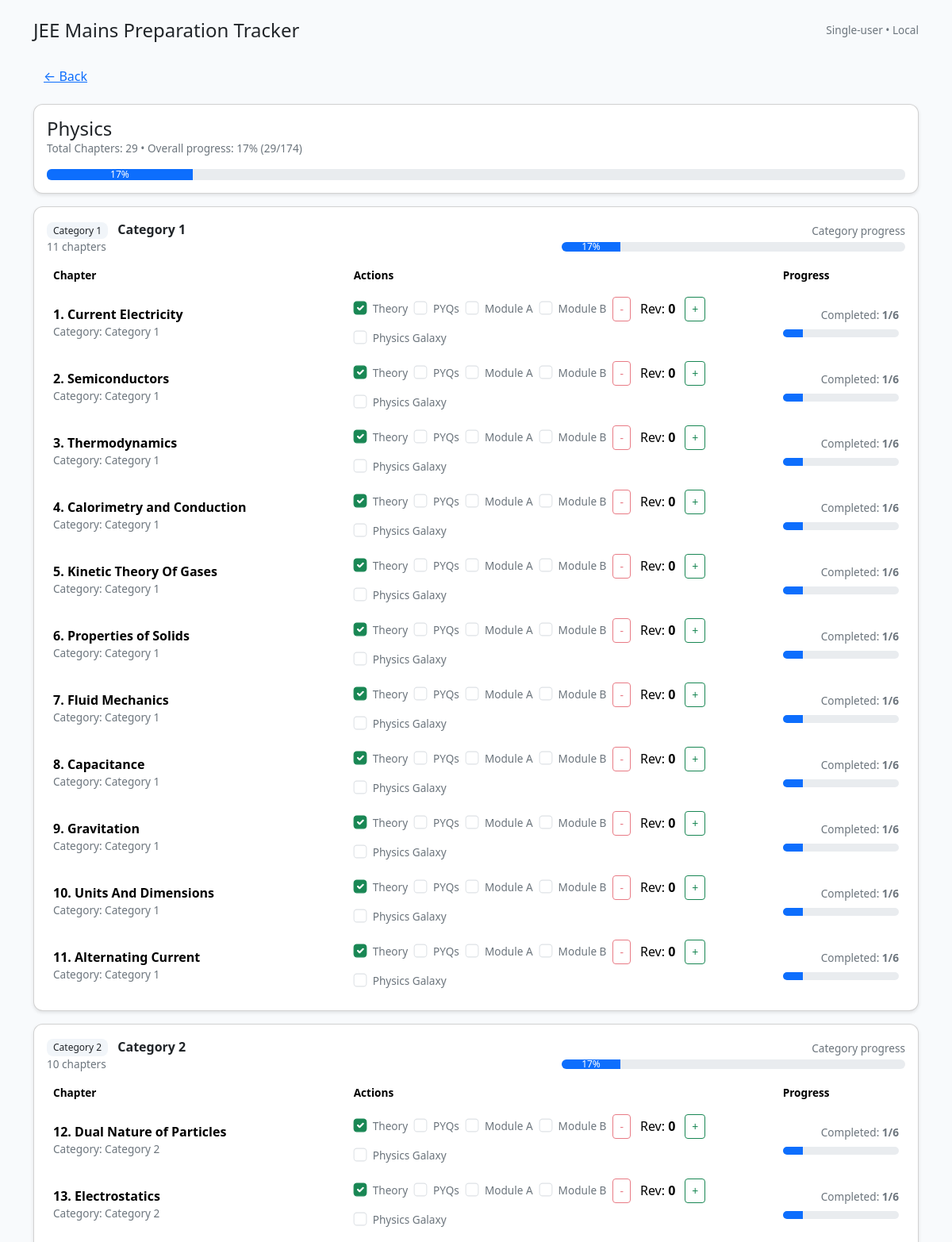
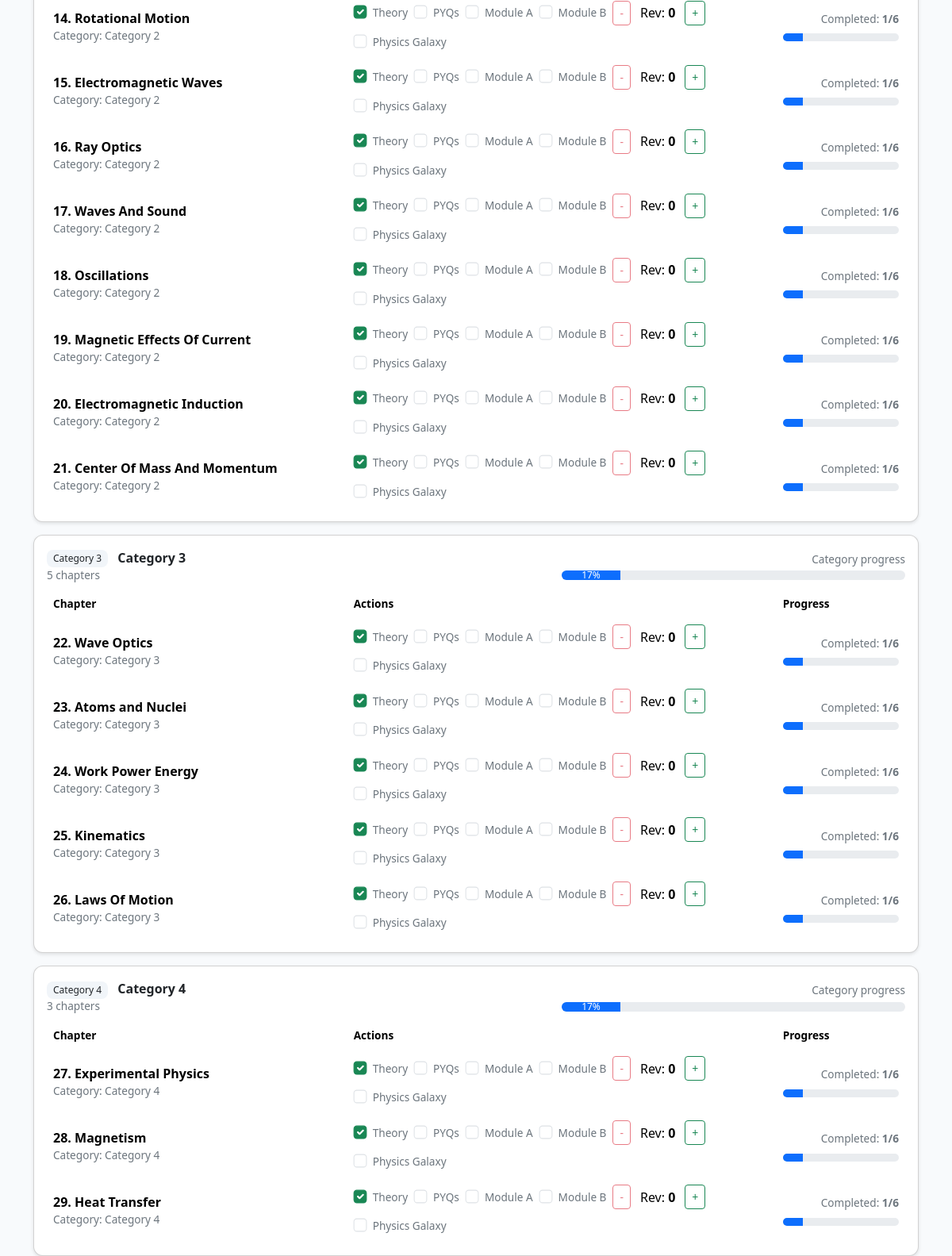
The page /subject/Physics on the database its author committed (2 pictures, top to bottom).
### app.py (models this page shows)
class Chapter(db.Model):
    id = db.Column(db.Integer, primary_key=True)
    subject = db.Column(db.String(50), nullable=False)  # Physics / Mathematics / Chemistry
    category = db.Column(db.String(50), nullable=False) # Category 1..4
    index_in_list = db.Column(db.Integer, nullable=False)
    title = db.Column(db.String(300), nullable=False)
    theory = db.Column(db.Boolean, default=False)
    revision_count = db.Column(db.Integer, default=0)
    pyqs = db.Column(db.Boolean, default=False)
    module_a = db.Column(db.Boolean, default=False)
    module_b = db.Column(db.Boolean, default=False)
    physics_galaxy = db.Column(db.Boolean, default=False)
    cengage = db.Column(db.Boolean, default=False)
    def progress_count(self):
        count = sum([
            self.theory,
            self.pyqs,
            self.module_a,
            self.module_b,
            self.revision_count > 0  # At least one revision
        ])
        if self.subject == "Physics":
            count += sum([self.physics_galaxy])
        elif self.subject == "Mathematics":
            count += sum([self.cengage])
        return count
    def max_possible_progress(self):
        base_max = 5  # theory, pyqs, module_a, module_b, revision_count
        if self.subject == "Physics":
            return base_max + 1  # physics_galaxy
        elif self.subject == "Mathematics":
            return base_max + 1  # cengage
        return base_max

### app.py (the view)
@app.route('/subject/<name>')
def subject_view(name):
    chapters = Chapter.query.filter_by(subject=name).order_by(Chapter.category, Chapter.index_in_list).all()
    categories = {}
    for c in chapters:
        categories.setdefault(c.category, []).append(c)
    cat_progress = {}
    for cat, chs in categories.items():
        max_marks = sum(c.max_possible_progress() for c in chs)
        marked = sum(c.progress_count() for c in chs)
        percent = round((marked/max_marks)*100) if max_marks > 0 else 0
        cat_progress[cat] = percent
    subj = subject_stats(name)
    return render_template('subject.html', subject=name, categories=categories, cat_progress=cat_progress, subj=subj)

### app.py (called while the page is built)
@app.before_request
def before_first():
    if not hasattr(app, 'db_initialized'):
        init_db()
        app.db_initialized = True

def subject_stats(subject):
    chapters = Chapter.query.filter_by(subject=subject).order_by(Chapter.category, Chapter.index_in_list).all()
    total = len(chapters)
    if total == 0:
        return {"total":0, "completed":0, "percent":0}
    max_marks_possible = sum(c.max_possible_progress() for c in chapters)
    marked = sum(c.progress_count() for c in chapters)
    percent = round((marked/max_marks_possible)*100) if max_marks_possible > 0 else 0
    subject_books = SubjectBooks.query.filter_by(subject=subject).first()
    return {
        "total": total,
        "percent": percent,
        "chapters": chapters,
        "marked": marked,
        "max_possible": max_marks_possible,
        "subject_books": subject_books
    }

### templates/subject.html (shortened to what this page needs)
{% extends "layout.html" %}
{% block body %}
<a href="{{ url_for('index') }}" class="btn btn-link mb-3">&larr; Back</a>
<div class="card p-3 mb-3">
  <div class="d-flex align-items-center justify-content-between">
    <div>
      <h4 class="mb-0">{{ subject }}</h4>
      <div class="small-muted">Total Chapters: {{ subj.total }} • Overall progress: {{ subj.percent }}% ({{ subj.marked }}/{{ subj.max_possible }})</div>
    </div>
  </div>
  <div class="mt-3">
    <div class="progress" style="height:14px;">
      <div class="progress-bar" id="subject-progress" role="progressbar" style="width: {{ subj.percent }}%">{{ subj.percent }}%</div>
    </div>
  </div>
</div>
<div class="row g-3">
  {% for cat, chs in categories.items() %}
  <div class="col-12">
    <div class="card p-3">
      <div class="d-flex align-items-center justify-content-between mb-2">
        <div>
          <span class="tag-cat">{{ cat }}</span>
          <strong class="ms-2">{{ cat }}</strong>
          <div class="small-muted">{{ chs|length }} chapters</div>
        </div>
        <div style="width:40%;">
          <div class="small-muted mb-1 text-end">Category progress</div>
          <div class="progress" style="height:12px;">
            <div class="progress-bar cat-progress" id="cat-{{ cat }}" style="width: {{ cat_progress[cat] }}%">{{ cat_progress[cat] }}%</div>
          </div>
        </div>
      </div>
      <div class="table-responsive">
        <table class="table table-borderless align-middle mb-0">
          <thead>
            <tr class="small-muted">
              <th style="width:35%;">Chapter</th>
              <th style="width:50%;">Actions</th>
              <th style="width:15%;">Progress</th>
            </tr>
          </thead>
          <tbody>
            {% for ch in chs %}
            <tr class="chapter-row">
              <td>
                <div><strong>{{ ch.index_in_list }}. {{ ch.title }}</strong></div>
                <div class="small-muted">Category: {{ ch.category }}</div>
              </td>
              <td>
                <div class="d-flex flex-wrap gap-2 align-items-center">
                  <div class="form-check">
                    <input class="form-check-input check-small chapter-checkbox" type="checkbox" id="c_{{ ch.id }}_theory" {% if ch.theory %}checked{% endif %} data-id="{{ ch.id }}" data-field="theory">
                    <label class="form-check-label small-muted" for="c_{{ ch.id }}_theory">Theory</label>
                  </div>
                  <div class="form-check">
                    <input class="form-check-input check-small chapter-checkbox" type="checkbox" id="c_{{ ch.id }}_pyqs" {% if ch.pyqs %}checked{% endif %} data-id="{{ ch.id }}" data-field="pyqs">
                    <label class="form-check-label small-muted" for="c_{{ ch.id }}_pyqs">PYQs</label>
                  </div>
                  <div class="form-check">
                    <input class="form-check-input check-small chapter-checkbox" type="checkbox" id="c_{{ ch.id }}_module_a" {% if ch.module_a %}checked{% endif %} data-id="{{ ch.id }}" data-field="module_a">
                    <label class="form-check-label small-muted" for="c_{{ ch.id }}_module_a">Module A</label>
                  </div>
                  <div class="form-check">
                    <input class="form-check-input check-small chapter-checkbox" type="checkbox" id="c_{{ ch.id }}_module_b" {% if ch.module_b %}checked{% endif %} data-id="{{ ch.id }}" data-field="module_b">
                    <label class="form-check-label small-muted" for="c_{{ ch.id }}_module_b">Module B</label>
                  </div>
                  <div class="d-flex align-items-center gap-1">
                    <button class="btn btn-sm btn-outline-danger revision-btn" data-id="{{ ch.id }}" data-action="decrement" {% if ch.revision_count == 0 %}disabled{% endif %}>-</button>
                    <span class="mx-2" title="Revision Count">Rev: <strong id="revision_{{ ch.id }}">{{ ch.revision_count }}</strong></span>
                    <button class="btn btn-sm btn-outline-success revision-btn" data-id="{{ ch.id }}" data-action="increment">+</button>
                  </div>
                  {% if subject == "Physics" %}
                  <div class="form-check">
                    <input class="form-check-input check-small chapter-checkbox" type="checkbox" id="c_{{ ch.id }}_physics_galaxy" {% if ch.physics_galaxy %}checked{% endif %} data-id="{{ ch.id }}" data-field="physics_galaxy">
                    <label class="form-check-label small-muted" for="c_{{ ch.id }}_physics_galaxy">Physics Galaxy</label>
                  </div>
                  {% endif %}
                </div>
              </td>
              <td>
                <div class="small-muted text-end mb-2">Completed: <strong id="chapprog-{{ ch.id }}">{{ ch.progress_count() }}/{{ ch.max_possible_progress() }}</strong></div>
                <div class="progress" style="height:10px;">
                  <div class="progress-bar" id="chapbar-{{ ch.id }}" style="width: {{ (ch.progress_count()/ch.max_possible_progress()*100)|round(0) }}%"></div>
                </div>
              </td>
            </tr>
            {% endfor %}
          </tbody>
        </table>
      </div>
    </div>
  </div>
  {% endfor %}
</div>
{% endblock %}

### templates/layout.html (shortened to what this page needs)
<!doctype html>
<html lang="en">
  <head>
    <link href="https://cdn.jsdelivr.net/npm/bootstrap@5.3.2/dist/css/bootstrap.min.css" rel="stylesheet">
  </head>
  <body>
    <div class="container">
      <header class="mb-4">
        <div class="d-flex align-items-center justify-content-between">
          <h1 class="h4 mb-0">JEE Mains Preparation Tracker</h1>
          <div class="small-muted">Single-user • Local</div>
        </div>
      </header>
      {% block body %}{% endblock %}
    </div>
  </body>
</html>

### templates/layout.html (style rules this page uses)
body { padding-top: 1.5rem; background: #f8fafc; }
.card { border-radius: 12px; box-shadow: 0 2px 4px rgba(0,0,0,0.1); }
.small-muted { font-size: .85rem; color: #6c757d; }
.chapter-row { transition: background .15s; }
.check-small { transform: scale(1.05); }
.tag-cat { font-size:.75rem; padding:.15rem .5rem; border-radius: .5rem; background:#f1f5f9 }
.form-check-input:checked { background-color: #198754; border-color: #198754; }
.progress-bar { transition: width 0.3s ease; }

### rows shown on the page
Chapter: category "Category 1", chs "11", category "17", index_in_list "1", title "Current Electricity", theory "☑", revision_count "0", progress_count "1", max_possible_progress "6"
Chapter: index_in_list "2", title "Semiconductors", category "Category 1", theory "☑", revision_count "0", progress_count "1", max_possible_progress "6"
Chapter: index_in_list "3", title "Thermodynamics", category "Category 1", theory "☑", revision_count "0", progress_count "1", max_possible_progress "6"
Chapter: index_in_list "4", title "Calorimetry and Conduction", category "Category 1", theory "☑", revision_count "0", progress_count "1", max_possible_progress "6"
Chapter: index_in_list "5", title "Kinetic Theory Of Gases", category "Category 1", theory "☑", revision_count "0", progress_count "1", max_possible_progress "6"
Chapter: index_in_list "6", title "Properties of Solids", category "Category 1", theory "☑", revision_count "0", progress_count "1", max_possible_progress "6"
Chapter: index_in_list "7", title "Fluid Mechanics", category "Category 1", theory "☑", revision_count "0", progress_count "1", max_possible_progress "6"
Chapter: index_in_list "8", title "Capacitance", category "Category 1", theory "☑", revision_count "0", progress_count "1", max_possible_progress "6"
Chapter: index_in_list "9", title "Gravitation", category "Category 1", theory "☑", revision_count "0", progress_count "1", max_possible_progress "6"
Chapter: index_in_list "10", title "Units And Dimensions", category "Category 1", theory "☑", revision_count "0", progress_count "1", max_possible_progress "6"
Chapter: index_in_list "11", title "Alternating Current", category "Category 1", theory "☑", revision_count "0", progress_count "1", max_possible_progress "6"
Chapter: category "Category 2", chs "10", category "17", index_in_list "12", title "Dual Nature of Particles", theory "☑", revision_count "0", progress_count "1", max_possible_progress "6"
Chapter: index_in_list "13", title "Electrostatics", category "Category 2", theory "☑", revision_count "0", progress_count "1", max_possible_progress "6"
Chapter: index_in_list "14", title "Rotational Motion", category "Category 2", theory "☑", revision_count "0", progress_count "1", max_possible_progress "6"
Chapter: index_in_list "15", title "Electromagnetic Waves", category "Category 2", theory "☑", revision_count "0", progress_count "1", max_possible_progress "6"
Chapter: index_in_list "16", title "Ray Optics", category "Category 2", theory "☑", revision_count "0", progress_count "1", max_possible_progress "6"
Chapter: index_in_list "17", title "Waves And Sound", category "Category 2", theory "☑", revision_count "0", progress_count "1", max_possible_progress "6"
Chapter: index_in_list "18", title "Oscillations", category "Category 2", theory "☑", revision_count "0", progress_count "1", max_possible_progress "6"
Chapter: index_in_list "19", title "Magnetic Effects Of Current", category "Category 2", theory "☑", revision_count "0", progress_count "1", max_possible_progress "6"
Chapter: index_in_list "20", title "Electromagnetic Induction", category "Category 2", theory "☑", revision_count "0", progress_count "1", max_possible_progress "6"
Chapter: index_in_list "21", title "Center Of Mass And Momentum", category "Category 2", theory "☑", revision_count "0", progress_count "1", max_possible_progress "6"
Chapter: category "Category 3", chs "5", category "17", index_in_list "22", title "Wave Optics", theory "☑", revision_count "0", progress_count "1", max_possible_progress "6"
Chapter: index_in_list "23", title "Atoms and Nuclei", category "Category 3", theory "☑", revision_count "0", progress_count "1", max_possible_progress "6"
Chapter: index_in_list "24", title "Work Power Energy", category "Category 3", theory "☑", revision_count "0", progress_count "1", max_possible_progress "6"
Chapter: index_in_list "25", title "Kinematics", category "Category 3", theory "☑", revision_count "0", progress_count "1", max_possible_progress "6"
Chapter: index_in_list "26", title "Laws Of Motion", category "Category 3", theory "☑", revision_count "0", progress_count "1", max_possible_progress "6"
Chapter: category "Category 4", chs "3", category "17", index_in_list "27", title "Experimental Physics", theory "☑", revision_count "0", progress_count "1", max_possible_progress "6"
Chapter: index_in_list "28", title "Magnetism", category "Category 4", theory "☑", revision_count "0", progress_count "1", max_possible_progress "6"
Chapter: index_in_list "29", title "Heat Transfer", category "Category 4", theory "☑", revision_count "0", progress_count "1", max_possible_progress "6"

### other values the page prints
{{ subject }} "Physics"
{{ subj.total }} "29"
{{ subj.percent }} "17"
{{ subj.marked }} "29"
{{ subj.max_possible }} "174"
